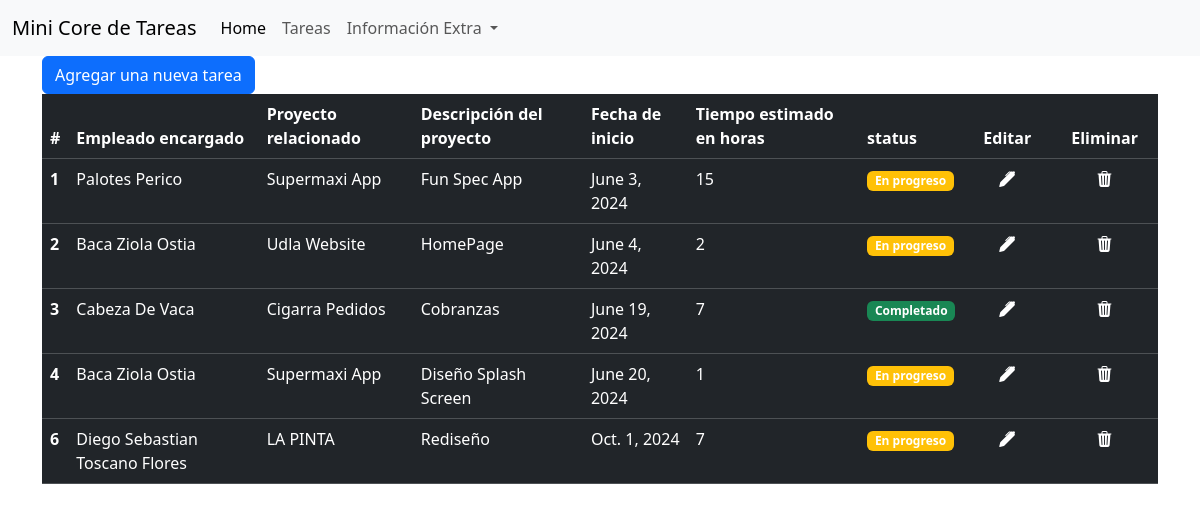
Page /task/ on the committed database.
### task/models.py (models this page shows)
class Task(models.Model):
    id_employee = models.ForeignKey(Employee, on_delete=models.CASCADE)
    id_project = models.ForeignKey(Project, on_delete=models.CASCADE)
    description = models.CharField(max_length=100)
    date_start = models.DateField()
    estimate_time = models.IntegerField()
    status = models.CharField(max_length=100)

class Employee(models.Model):
    first_name = models.CharField(max_length=100)
    last_name = models.CharField(max_length=100)

class Project(models.Model):
    name = models.CharField(max_length=100)

### task/views.py (the view)
# urls.py: path('', include('task.urls')),
def task(request):
    if request.method == 'POST':
        employee_id = request.POST['employee_id']
        project_id = request.POST['project_id']
        try:
            employee = Employee.objects.get(pk=employee_id)
            project = Project.objects.get(pk=project_id)
        except Employee.DoesNotExist:
            return render(request, 'tareas.html', {
                'error': 'El empleado no existe'
            })
        except Project.DoesNotExist:
            return render(request, 'tareas.html', {
                'error': 'El proyecto no existe'
            })
        new_task = Task(
            description=request.POST['description'],
            date_start=request.POST['date_start'],
            estimate_time=request.POST['estimate_time'],
            status=request.POST['status'],
            id_employee=employee,
            id_project=project
        )
        new_task.save()
        task = Task.objects.all()
        employee = Employee.objects.all()
        project = Project.objects.all()
        return render(request, 'tareas.html', {
            'employee': employee,
            'task': task,
            'project': project
        })
    else:
        task = Task.objects.all()
        employee = Employee.objects.all()
        project = Project.objects.all()
        return render(request, 'tareas.html', {
            'employee': employee,
            'task': task,
            'project': project
        })

### task/templates/tareas.html (shortened to what this page needs)
{% extends 'layout.html' %}
{% block body %}
<div class="container">
    <button type="button" class="btn btn-primary" data-bs-toggle="modal" data-bs-target="#exampleModal">
        Agregar una nueva tarea
    </button>
    <table class="table table-dark">
        <thead>
            <tr>
                <th scope="col">#</th>
                <th scope="col">Empleado encargado</th>
                <th scope="col">Proyecto relacionado</th>
                <th scope="col">Descripción del proyecto</th>
                <th scope="col">Fecha de inicio</th>
                <th scope="col">Tiempo estimado en horas</th>
                <th scope="col">status</th>
                <th scope="col">
                    <div class="container text-center">
                        Editar
                    </div>
                </th>
                <th scope="col">
                    <div class="container text-center">
                        Eliminar
                    </div>
                </th>
            </tr>
        </thead>
        <tbody>
            {% for task in task %}
            <tr>
                <th scope="row">{{ task.id }}</th>
                <td>{{ task.id_employee.first_name }} {{ task.id_employee.last_name }}</td>
                <td>{{ task.id_project.name }}</td>
                <td>{{ task.description }}</td>
                <td>{{ task.date_start }}</td>
                <td>{{ task.estimate_time }}</td>
                <td>
                    {% if task.status == 'Pending' %}
                    <span class="badge bg-danger">No empezado</span>
                    {% elif task.status == 'In Progress' %}
                    <span class="badge bg-warning">En progreso</span>
                    {% else %}
                    <span class="badge bg-success">Completado</span>
                    {% endif %}
                </td>
                <td>
                    <div class="container text-center">
                        <a href="{% url 'task_edit' task.id %}" style="color: white; text-decoration: none;">
                            <i class="bi bi-pen-fill"></i>
                        </a>
                    </div>
                </td>
                <td>
                    <div class="container text-center">
                        <a href="{% url 'task_delete' task.id %}" style="color: white; text-decoration: none;">
                            <i class="bi bi-trash3-fill"></i>
                        </a>
                    </div>
                </td>
            </tr>
            {% endfor %}
        </tbody>
    </table>
</div>
{% endblock %}

### task/templates/layout.html (shortened to what this page needs)
<!DOCTYPE html>
<html lang="en">
<head>
    <link href="https://cdn.jsdelivr.net/npm/bootstrap@5.3.3/dist/css/bootstrap.min.css" rel="stylesheet"
>
    <link rel="stylesheet" href="https://cdn.jsdelivr.net/npm/bootstrap-icons@1.11.3/font/bootstrap-icons.min.css">
</head>
<body>
    <nav class="navbar navbar-expand-lg bg-body-tertiary">
        <div class="container-fluid">
            <a class="navbar-brand" href="{% url 'index' %}">Mini Core de Tareas</a>
            <div class="collapse navbar-collapse" id="navbarSupportedContent">
                <ul class="navbar-nav me-auto mb-2 mb-lg-0">
                    <li class="nav-item">
                        <a class="nav-link active" aria-current="page" href="{% url 'index' %}">Home</a>
                    </li>
                    <li class="nav-item">
                        <a class="nav-link" href="{% url 'task' %}">Tareas</a>
                    </li>
                    <li class="nav-item dropdown">
                        <a class="nav-link dropdown-toggle" href="#" role="button" data-bs-toggle="dropdown"
                            aria-expanded="false">
                            Información Extra
                        </a>
                    </li>
                </ul>
            </div>
        </div>
    </nav>
    {% block body %}
    {% endblock %}
</body>
</html>

### rows in the picture
Task: id "1", id_employee.first_name "Palotes", id_employee.last_name "Perico", id_project.name "Supermaxi App", description "Fun Spec App", date_start "June 3, 2024", estimate_time "15", status "En progreso"
Task: id "2", id_employee.first_name "Baca", id_employee.last_name "Ziola Ostia", id_project.name "Udla Website", description "HomePage", date_start "June 4, 2024", estimate_time "2", status "En progreso"
Task: id "3", id_employee.first_name "Cabeza", id_employee.last_name "De Vaca", id_project.name "Cigarra Pedidos", description "Cobranzas", date_start "June 19, 2024", estimate_time "7", status "Completado"
Task: id "4", id_employee.first_name "Baca", id_employee.last_name "Ziola Ostia", id_project.name "Supermaxi App", description "Diseño Splash Screen", date_start "June 20, 2024", estimate_time "1", status "En progreso"
Task: id "6", id_employee.first_name "Diego Sebastian", id_employee.last_name "Toscano Flores", id_project.name "LA PINTA", description "Rediseño", date_start "Oct. 1, 2024", estimate_time "7", status "En progreso"
